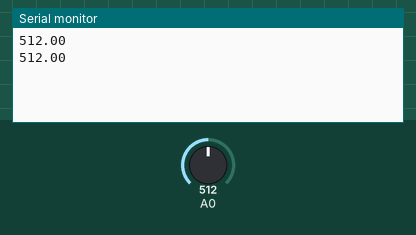
This sketch was run on a simulated Arduino Uno, built with avr-gcc and run on an emulated ATmega328P. Parts: the last lines printed to the serial monitor. The inputs (shaded band) are chosen by the test bench; at power-on: A0 = 512.

Above: at 2.8 s.
2.9 s: A0 set to 716
At 4.6 s:
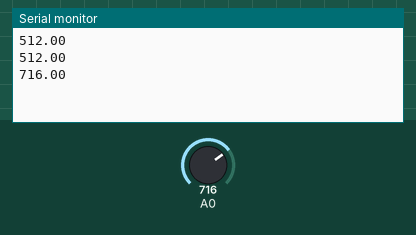
5.6 s: A0 set to 900
At 7.4 s:
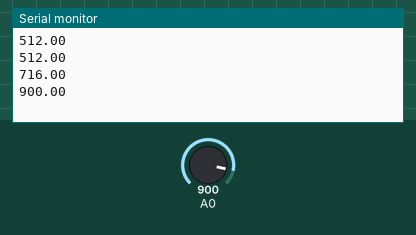
Timing chart, 0 to 8.9 s (numbered marks = the images above; inputs shaded):
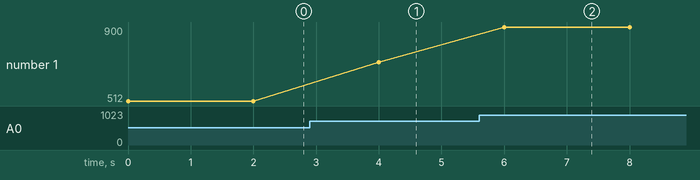

Measured:
- after the input at 2.9 s, the serial monitor: prints a new line after 1.1 s (image 1)
- after the input at 5.6 s, the serial monitor: prints a new line after 0.40 s (image 2)
- plotted number 1: 512 → 716 after the input at 2.9 s, 716 → 900 after the input at 5.6 s

The sketch:

photoresistor.ino
```cpp
void setup() {
  Serial.begin(9600);
}

float light;

void loop() {
  light = analogRead(A0);
  Serial.println(light);
  delay(2000);
}
```
